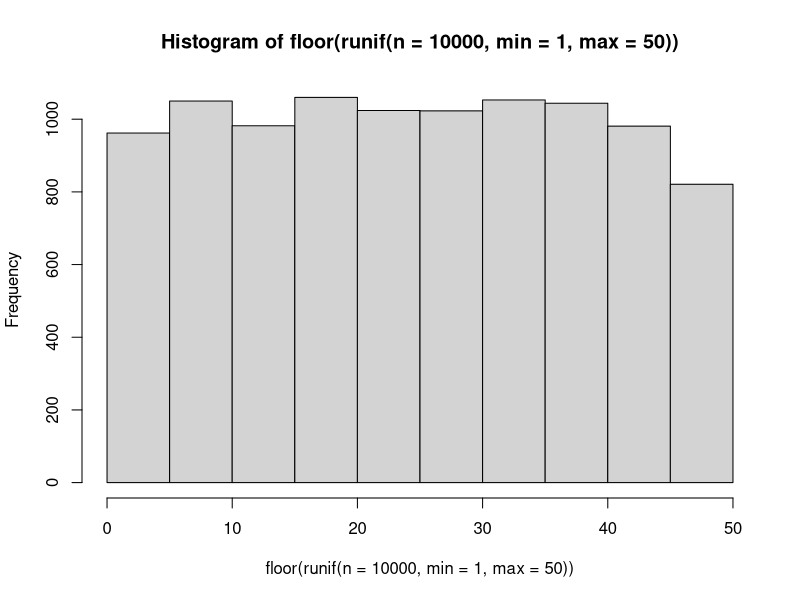
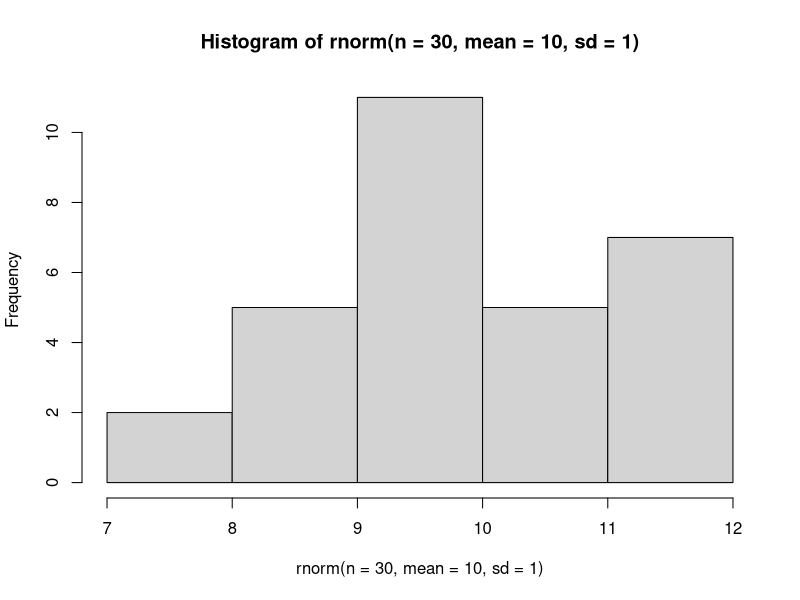
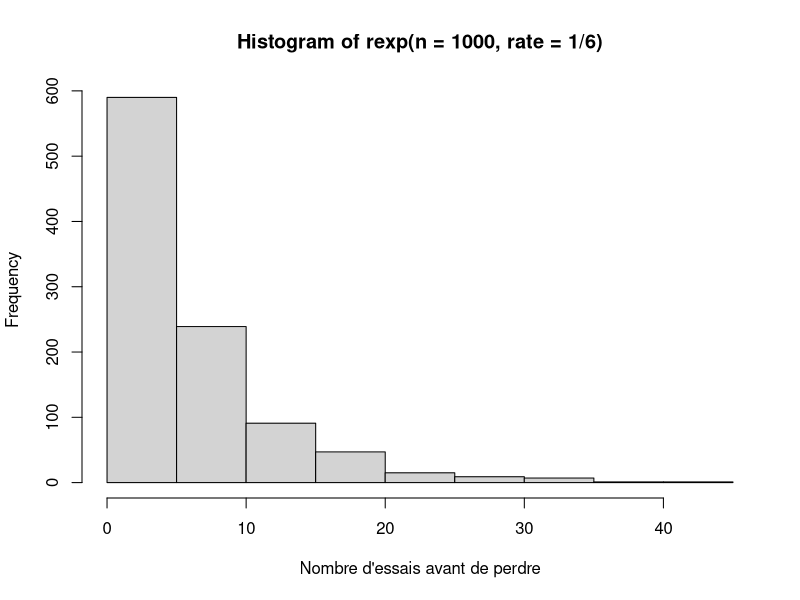
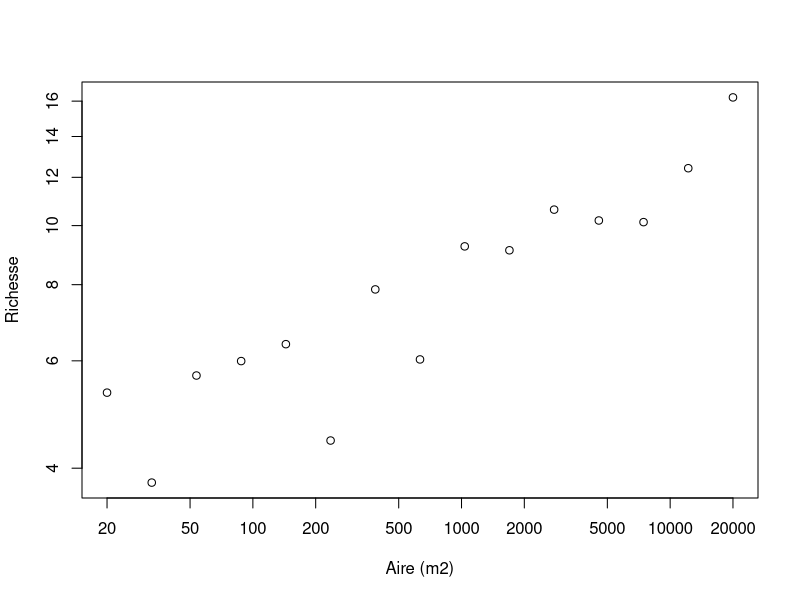
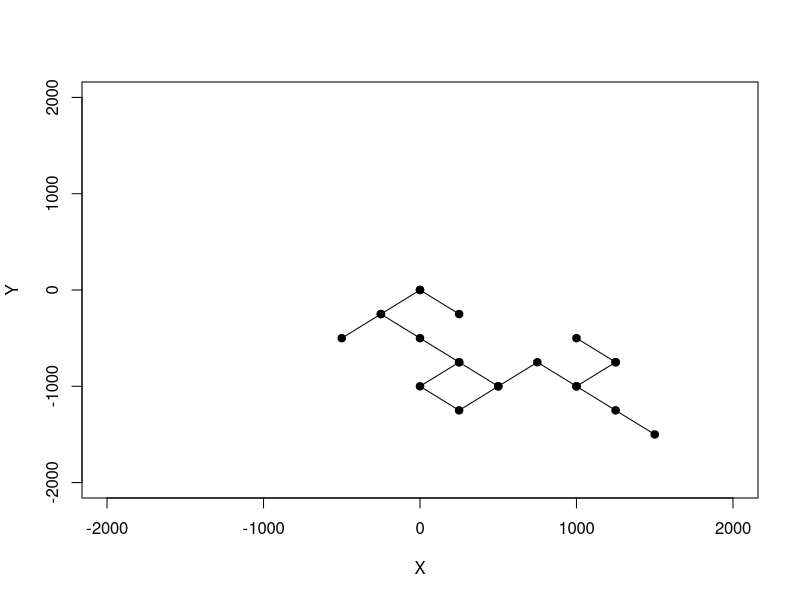
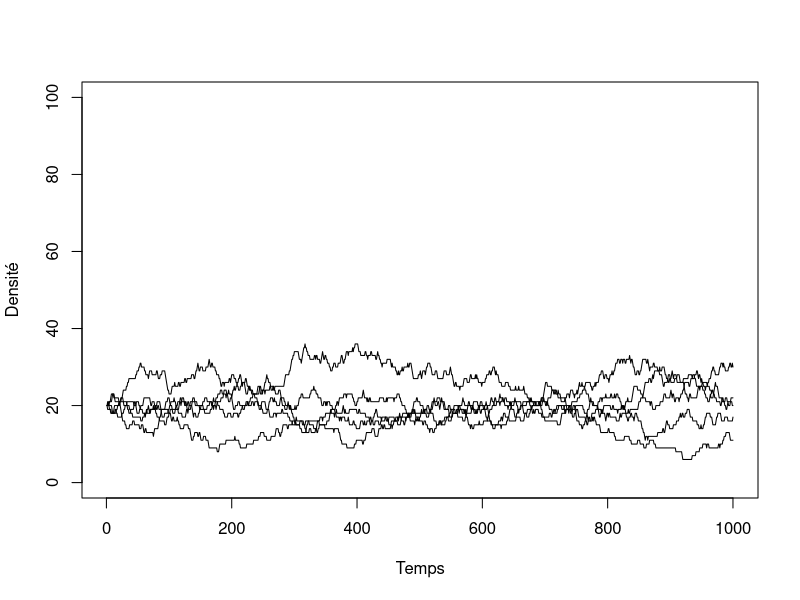
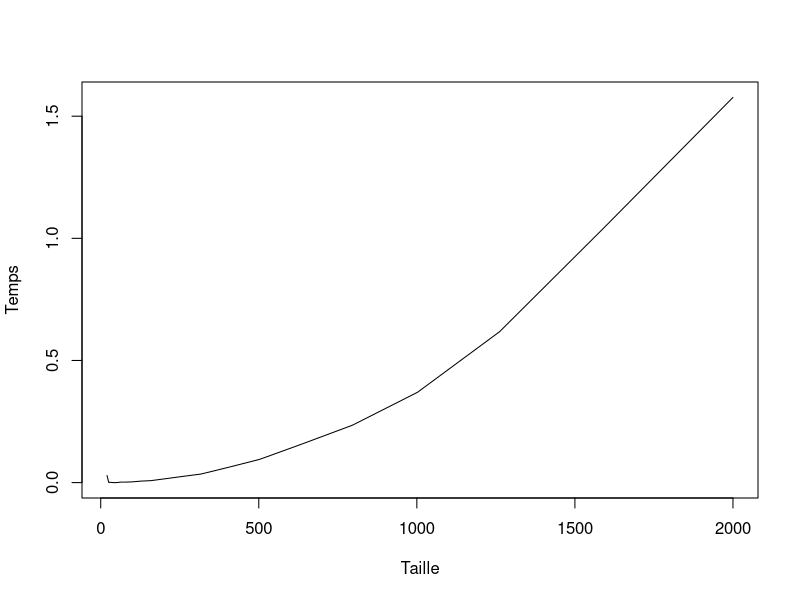

These charts were generated, in order, by the following R code:
## ---- chunk 1
tri <- function(x){
	# Calcul de la dimension du vecteur
	taille = length(x)
	ordre = FALSE
	# Boucle qui tourne jusqu'à ce que tout soit en ordre
	while(ordre == FALSE) {
		ordre = TRUE
		# Boucle qui passe tous les éléments en paire
		for(i in 1:(taille-1)) {
			if(x[i+1] < x[i]) {
				# Inversion des deux lettres
				x[c(i,i+1)] = x[c(i+1,i)]
				# Comme un changement a été fait, l'ordre
				# n'est pas encore garanti
				ordre = FALSE
			}
		}
	}
	return(x)
}
## ---- chunk 2
valeurs = c("2", "3", "4", "5", "6", "7", "8", "9", "10", "valet", "reine", "roi", "as")
couleurs = rep(c("pique", "trèfle", "carreau", "coeur"),each = 13)
cartes = paste(valeurs,"-",couleurs)
tirage = function(n, cartes) {
    sample(x = cartes, size = n, replace = FALSE)
}
tirage(3, cartes)
## ---- chunk 3
hist(floor(runif(n = 10000, min = 1, max = 50)))
## ---- chunk 4
hist(rnorm(n = 30, mean = 10, sd = 1))
## ---- chunk 5
rbinom(n = 10, size = 1, prob = 0.5)
## ---- chunk 6
rmultinom(n = 3, size = 1, prob = rep(1/6, 6))
## ---- chunk 7
hist(rexp(n = 1000, rate = 1/6),
xlab = "Nombre d'essais avant de perdre")
## ---- chunk 8
A = 2*10^seq(1, 4, length.out = 15)
c = 3
z = 0.15
S = rnorm(15, mean = c*A^z, sd = 1.5)
plot(A, S, xlab = "Aire (m2)", ylab = "Richesse",
  log = "xy")
## ---- chunk 9
set.seed(1)
p <- 0.55
alea <- runif(n = 1, min = 0, max = 1)
if(alea < p) res = "pile" else res = "face"
res
## ---- chunk 10
nsteps = 20
xy = matrix(0,nr = 21, nc = 2)
xy[1,] = c(0,0)
direction = 90
for(step in 2:(nsteps+1)) {
    # Son chemin en X
    if(runif(1,0,1) < 0.5){
      xy[step,1] = xy[step-1,1] + 250
    } else {
      xy[step,1] = xy[step-1,1] - 250}

    # Son chemin en Y
    if(runif(1,0,1) < 0.5){
      xy[step,2] = xy[step-1,2] + 250
    } else {
      xy[step,2] = xy[step-1,2] - 250
    }
}
## ---- chunk 11
plot(xy[,1],xy[,2], type = "l", xlim = c(-2000,2000),ylim = c(-2000,2000),
    xlab = "X", ylab = "Y")
points(xy[,1],xy[,2],pch = 19)
## ---- chunk 12
etats <- c("A", "B", "C", "D", "E")
p = c(0.1, 0.5, 0.2, 0.05, 0.15)
sum(p)

# On utilise cumsum pour calculer la probabilité cumulative
cump <- cumsum(p)
cump
## ---- chunk 13
alea <- runif(1,0,1)
alea
n_etats <- 5; i = 1; plus_petit = FALSE
while(plus_petit == FALSE) {
    if(alea < cump[i]) {
        decision = etats[i]
        plus_petit = TRUE
    }
    else {
        i = i + 1
    }
}
decision
## ---- chunk 14
tirage <- function(p) {
    etats <- c("A", "B", "C", "D", "E")
    res <- rmultinom(n=1,size=1,prob=p)
    etats[which(res==1)]
}
tirage(p)
## ---- chunk 15
nsteps <- 1000
S <- 5
K <- 100
N <- matrix(nr = nsteps, nc = S)

# Une fonction utile pour faire des tirages
# Elle retourne la position de l'espèce pigée au hasard
tirage  <- function(p) {
    res <- rmultinom(n=1,size=1,prob=p)
    return(which(res==1))
}
## ---- chunk 16
# On démarre la simulation avec 20 individus par espèce
N[1,] =rep(K/S, S)

# La boucle principale
for(step in 2:nsteps) {

    # Calcul de l'abondance relative
    p = N[step-1,] / K

    # On tire l'identité de l'espèce qui meurt
    ID_mort = tirage(p)

    # On applique le changement
    N[step,] = N[step-1,]
    N[step,ID_mort] = N[step,ID_mort] - 1

    # On tire l'identité de la recrue
    ID_recrue = tirage(p)
    N[step,ID_recrue] = N[step,ID_recrue] + 1
}
## ---- chunk 17
# Illustration des résultats
plot(c(1:nsteps), N[,1], type = "l", ylim = c(0,K),
    xlab = "Temps", ylab = "Densité")
for(i in 2:S) lines(c(1:nsteps), N[,i])
## ---- chunk 18
x = runif(1000)
system.time(sort(x))
system.time(tri(x))

## ---- chunk 19
n = 2*10^seq(1,3,0.1)
res = numeric(length(n))
for(i in 1:length(res)) {
	x = runif(n[i])
	res[i] = system.time(tri(x))[3]
}
plot(n,res, type = "l", xlab = "Taille", ylab = "Temps")
## ---- chunk 20
f1 <- function(x) {
	taille <- length(x)
	x2 <- numeric(taille)
	for(i in 1:taille) if(x[i] < 0.5) x2[i] <- 1
}
f2 <- function(x) {
	x2 <- x*0
	x2[x<0.5] <- 1
}
## ---- chunk 21
x = runif(1000000)
system.time(f1(x))
system.time(f2(x))
## ---- chunk 22
f1 <- function(x) {
	res <- numeric(ncol(x))
	for(j in 1:ncol(x)) {
		for(i in 1:nrow(x)){
			res[x] = res[j] + x[i,j]
		}
	}
}
X = matrix(runif(100*100),nr=100,nc=100)
## ---- chunk 23
system.time(rowSums(X))
system.time(apply(X,2,sum))
system.time(f1(X))
